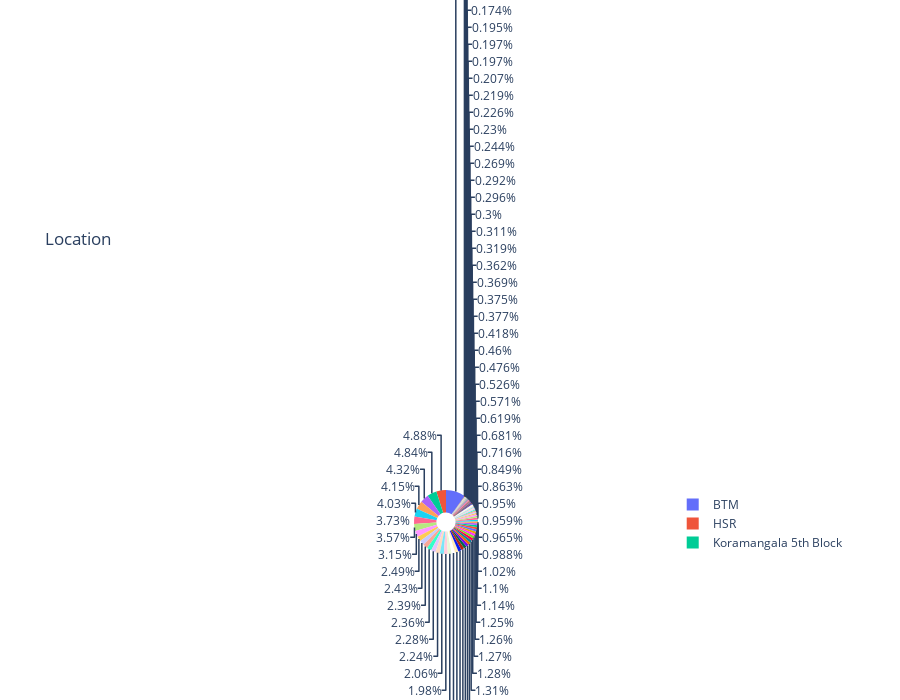

Here is the notebook cell this chart was saved with:
### Markdown cell above
### Location of the Restaurants

### Code cell
piechart('location', 'Location', 900, 700)

### Figure 1 — Plotly figure (JSON) as saved in the notebook; plotly's stock layout.template omitted (floating-point values rounded to 4 significant figures)
{"data": [{"hole": 0.3, "labels": ["BTM", "HSR", "Koramangala 5th Block", "JP Nagar", "Whitefield", "Indiranagar", "Jayanagar", "Marathahalli", "Bannerghatta Road", "Bellandur", "Electronic City", "Koramangala 1st Block", "Brigade Road", "Koramangala 7th Block", "Koramangala 6th Block", "Sarjapur Road", "Ulsoor", "Koramangala 4th Block", "MG Road", "Banashankari", "Kalyan Nagar", "Richmond Road", "Frazer Town", "Malleshwaram", "Basavanagudi", "Residency Road", "Banaswadi", "Brookefield", "New BEL Road", "Kammanahalli", "Rajajinagar", "Church Street", "Lavelle Road", "Shanti Nagar", "Shivajinagar", "Domlur", "Cunningham Road", "Old Airport Road", "Ejipura", "Commercial Street", "St. Marks Road", "Koramangala 8th Block", "Vasanth Nagar", "Jeevan Bhima Nagar", "Wilson Garden", "Bommanahalli", "Koramangala 3rd Block", "Kumaraswamy Layout", "Thippasandra", "Basaveshwara Nagar", "Nagawara", "Seshadripuram", "Hennur", "Majestic", "HBR Layout", "Infantry Road", "Race Course Road", "City Market", "Yeshwantpur", "Varthur Main Road, Whitefield", "ITPL Main Road, Whitefield", "South Bangalore", "Hosur Road", "Koramangala 2nd Block", "Kaggadasapura", "CV Raman Nagar", "RT Nagar", "Vijay Nagar", "Sanjay Nagar", "Sadashiv Nagar", "Sahakara Nagar", "Koramangala", "East Bangalore", "Jalahalli", "Magadi Road", "Rammurthy Nagar", "Langford Town", "Sankey Road", "Mysore Road", "Old Madras Road", "Kanakapura Road", "KR Puram", "Uttarahalli", "Hebbal", "North Bangalore", "Nagarbhavi", "Kengeri", "Central Bangalore", "Yelahanka", "West Bangalore", "Jakkur", "Rajarajeshwari Nagar", "Peenya"], "type": "pie", "values": [5124, 2523, 2504, 2235, 2144, 2083, 1926, 1846, 1630, 1286, 1258, 1238, 1218, 1181, 1156, 1065, 1023, 1017, 918, 906, 853, 812, 727, 725, 684, 675, 664, 658, 649, 648, 591, 569, 529, 511, 499, 496, 491, 446, 439, 370, 352, 320, 295, 272, 246, 238, 216, 195, 194, 191, 187, 165, 161, 155, 153, 151, 139, 126, 119, 117, 113, 107, 102, 102, 101, 90, 80, 80, 76, 63, 53, 48, 44, 38, 34, 32, 27, 27, 22, 22, 19, 18, 17, 14, 14, 9, 9, 8, 6, 6, 3, 2, 1]}], "layout": {"height": 700, "title": {"text": "Location"}, "width": 900}}
